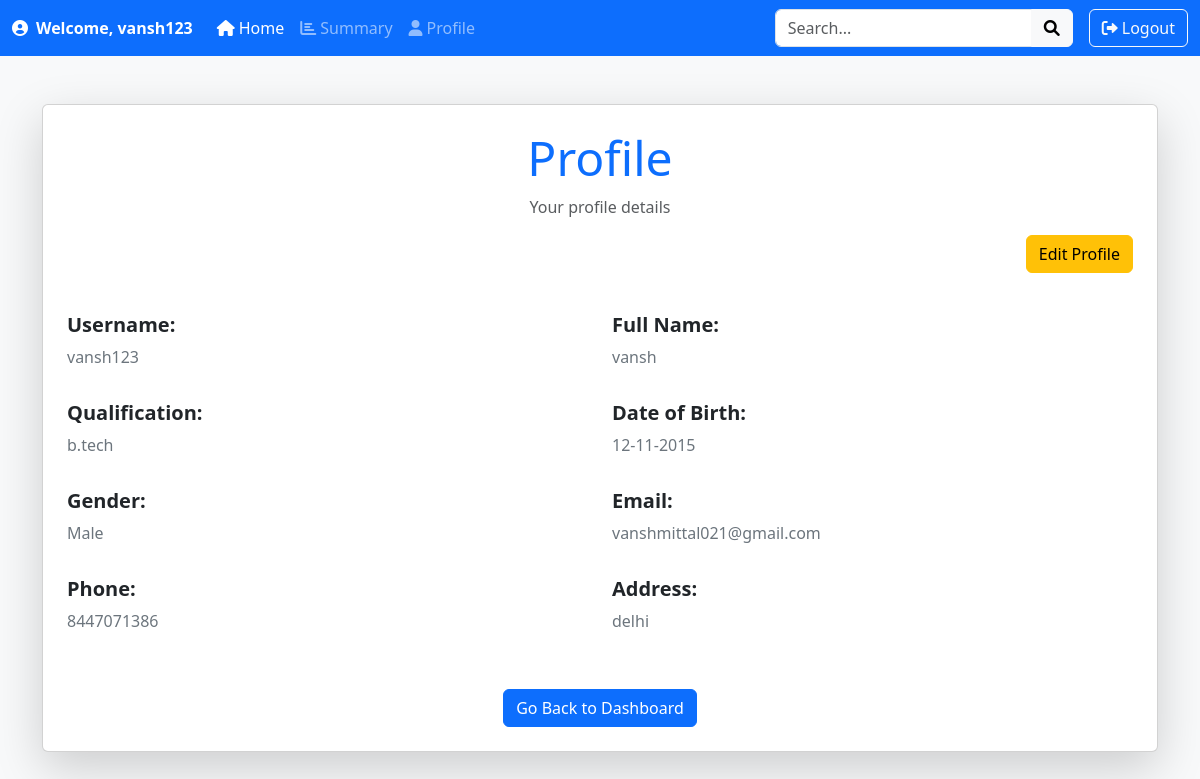
The page /profile (signed in) on the database its author committed.
### app.py (models this page shows)
class User(db.Model):
    id=db.Column(db.Integer,primary_key=True)
    username=db.Column(db.String(150),nullable=False,unique=True)
    password=db.Column(db.String(150),nullable=False)
    full_name=db.Column(db.String(150),nullable=False)
    qualification=db.Column(db.String(150),nullable=False)
    dob=db.Column(db.Date,nullable=False)
    gender = db.Column(db.String(50), nullable=False)  # New field for gender
    email = db.Column(db.String(150), nullable=False, unique=True)  # New field for email
    phone = db.Column(db.String(15), nullable=False)  # New field for phone number
    address = db.Column(db.String(255), nullable=False)  # New field for address
    status=db.Column(db.String(50),default='Active')
    created_on=db.Column(db.DateTime,nullable=False,default=datetime.utcnow)
    scores=db.relationship('Scores',back_populates='user',cascade='all,delete')

### app.py (the view, shortened to what this page needs)
@app.route('/profile',methods=['GET','POST'])
def profile():
    if session.get('username') is None:
        return redirect(url_for('login'))
    user=User.query.get(session['user_id'])
    return render_template('profile.html',user=user)

### templates/profile.html (shortened to what this page needs)
<!DOCTYPE html>
<html lang="en">
    <head>
        <link href="https://cdn.jsdelivr.net/npm/bootstrap@5.3.3/dist/css/bootstrap.min.css" rel="stylesheet">
        <link rel="stylesheet" href="https://cdnjs.cloudflare.com/ajax/libs/font-awesome/6.0.0-beta3/css/all.min.css">
    </head>
<body class="bg-light">
    <nav class="navbar navbar-expand-lg navbar-dark bg-primary">
        <div class="container-fluid">
            <span class="navbar-text fw-bold text-white me-3">
                <i class="fas fa-user-circle me-2"></i>Welcome, {{ session.get('username') }}
            </span>
            <div class="collapse navbar-collapse" id="navbarNavDropdown">
                <ul class="navbar-nav me-auto mb-2 mb-lg-0">
                    <li class="nav-item">
                        <a class="nav-link active" href="/user_dashboard"><i class="fas fa-home me-1"></i>Home</a>
                    </li>
                    <li class="nav-item">
                        <a class="nav-link" href="/scores"><i class="fas fa-chart-bar me-1"></i>Summary</a>
                    </li>
                    <li class="nav-item">
                        <a class="nav-link" href="/profile"><i class="fas fa-user me-1"></i>Profile</a>
                    </li>
                </ul>
                <form class="d-flex me-3">
                    <div class="input-group">
                        <input class="form-control" type="search" placeholder="Search..." aria-label="Search">
                        <button class="btn btn-light" type="submit"><i class="fas fa-search"></i></button>
                    </div>
                </form>
                <a href="/login" class="btn btn-outline-light"><i class="fas fa-sign-out-alt me-1"></i>Logout</a>
            </div>
        </div>
    </nav>
    <div class="container mt-5">
        <div class="card shadow-lg p-4">
            <div class="text-center mb-4">
                <h1 class="display-5 text-primary">Profile</h1>
                <p class="text-muted">Your profile details</p>
                <div class="text-end mb-3">
                    <button type="button" class="btn btn-warning" data-bs-toggle="modal" data-bs-target="#edituserModal">Edit Profile</button>
                </div>
            </div>
            <div class="row mb-3">
                <div class="col-md-6">
                    <h5 class="fw-bold">Username:</h5>
                    <p class="text-secondary">{{ user.username }}</p>
                </div>
                <div class="col-md-6">
                    <h5 class="fw-bold">Full Name:</h5>
                    <p class="text-secondary">{{ user.full_name }}</p>
                </div>
            </div>
            <div class="row mb-3">
                <div class="col-md-6">
                    <h5 class="fw-bold">Qualification:</h5>
                    <p class="text-secondary">{{ user.qualification }}</p>
                </div>
                <div class="col-md-6">
                    <h5 class="fw-bold">Date of Birth:</h5>
                    <p class="text-secondary">{{ user.dob.strftime('%d-%m-%Y') }}</p>
                </div>
            </div>
            <div class="row mb-3">
                <div class="col-md-6">
                    <h5 class="fw-bold">Gender:</h5>
                    <p class="text-secondary">{{ user.gender }}</p>
                </div>
                <div class="col-md-6">
                    <h5 class="fw-bold">Email:</h5>
                    <p class="text-secondary">{{ user.email }}</p>
                </div>
            </div>
            <div class="row mb-3">
                <div class="col-md-6">
                    <h5 class="fw-bold">Phone:</h5>
                    <p class="text-secondary">{{ user.phone }}</p>
                </div>
                <div class="col-md-6">
                    <h5 class="fw-bold">Address:</h5>
                    <p class="text-secondary">{{ user.address }}</p>
                </div>
            </div>
            <div class="text-center mt-4">
                <a href="/user_dashboard" class="btn btn-primary">Go Back to Dashboard</a>
            </div>
        </div>
    </div>
</body>
</html>

### rows shown on the page
User: get "vansh123", username "vansh123", full_name "vansh", qualification "b.tech", dob "12-11-2015", gender "Male", email "vanshmittal021@gmail.com", phone "8447071386", address "delhi"
